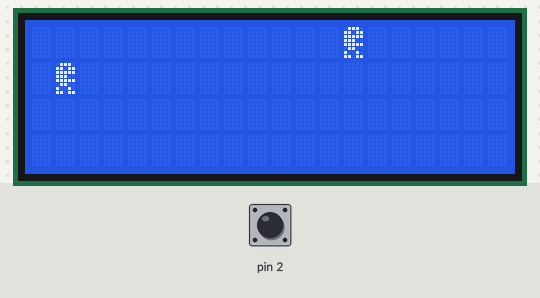
The sketch below on a simulated Arduino Uno, built with avr-gcc and run on an emulated ATmega328P. Shown: 20×4 character LCD. The inputs (shaded band) are chosen by the test bench; at power-on: pin 2 LOW. Random numbers use the default seed unless the sketch sets one.

Above: at 1.2 s.
1.3 s: pin 2 driven HIGH
4.3 s: pin 2 driven LOW
At 7.2 s:
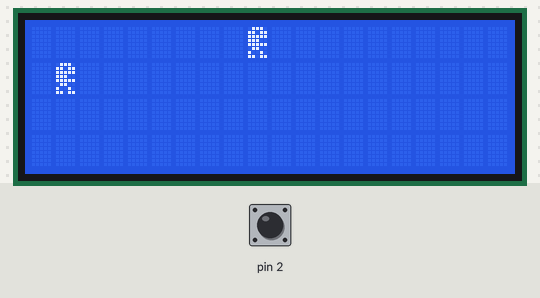
7.4 s: pin 2 pulsed HIGH 2 times (0.12 s each, 0.3 s apart)
At 10.9 s:
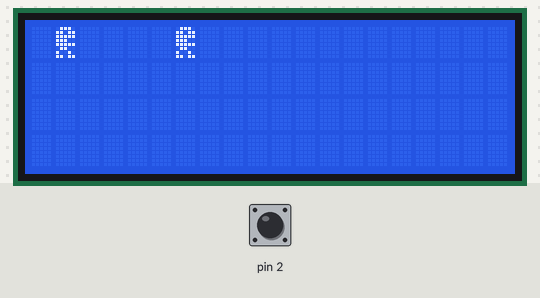
11.1 s: pin 2 driven HIGH
At 12.2 s:
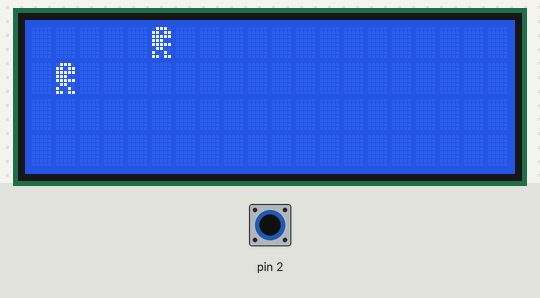
Timing chart, 0 to 14.1 s (numbered marks = the images above; inputs shaded):
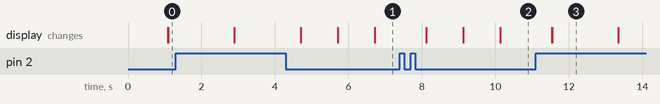

Measured:
- what the display in image 3 shows lasts 1.8 s, from 11.5 s to 13.3 s

The sketch:

game.ino
```cpp
#include <Wire.h>
#include <LCD.h>
#include <LiquidCrystal_I2C.h>
LiquidCrystal_I2C lcd (0x27, 2, 1, 0, 4, 5, 6, 7, 3, POSITIVE);

int x1=15;
int y1=0;
int x2=1;
int y2=1;
int score=0;

byte dracon[8] = {
 0b01110,
 0b11011,
 0b11111,
 0b11100,
 0b11111,
 0b01100,
 0b10010,
 0b11011
};

byte enemy[8] = {
 0b01110,
 0b11011,
 0b11111,
 0b11100,
 0b11111,
 0b01100,
 0b10010,
 0b11011
};
void setup(){
  pinMode(2,INPUT);
  lcd.begin (20, 4);
  lcd.setBacklight(HIGH);
  lcd.createChar(0, dracon);
  lcd.createChar(1, enemy);
}

void loop(){
  x1=x1-1;
  //player
  lcd.setCursor(x2,y2);
  lcd.print(char(0));
  //enemy
  lcd.setCursor(x1,y1);
  lcd.print(char(1));
  //other
  delay(1000);

  if(digitalRead(2)){
    if(y2==1){
    y2=0;
    delay(400
    );
  }}

   if(digitalRead(2)){
    if(y2==0){
    y2=1;
    delay(400);
  }}

   if (x1==x2){
    if (y1==y2){
       lcd.clear();
       lcd.setCursor(2,0);
       lcd.print("GAME OVER!");
       lcd.setCursor(2,1);
       lcd.print(score);
       delay(2000);
    }}

  if(x1<=0){
    x1=15;
    y1=random(1);
    score=score+1;
    delay(300);
  }
  lcd.clear();
}
```
